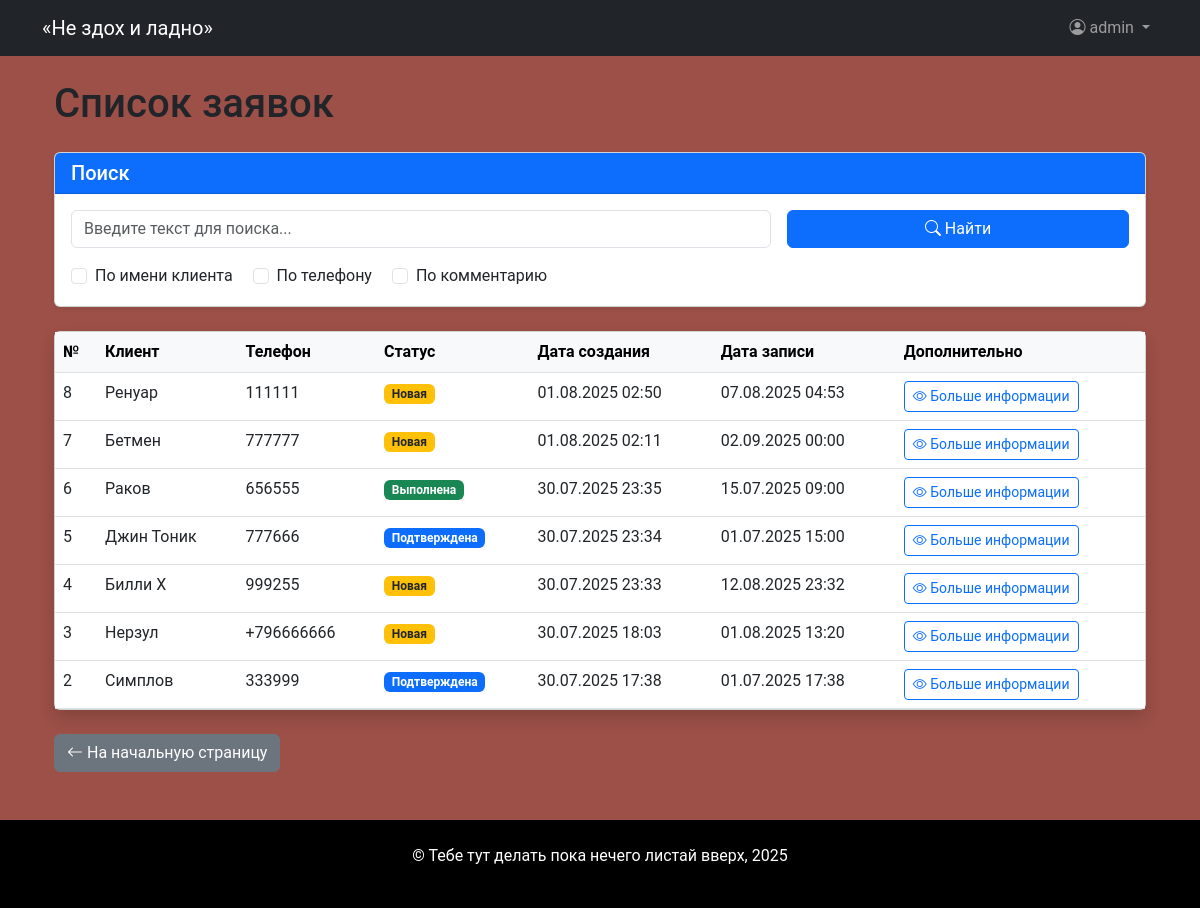
The page /orders/ (signed in) on the database as committed earlier.
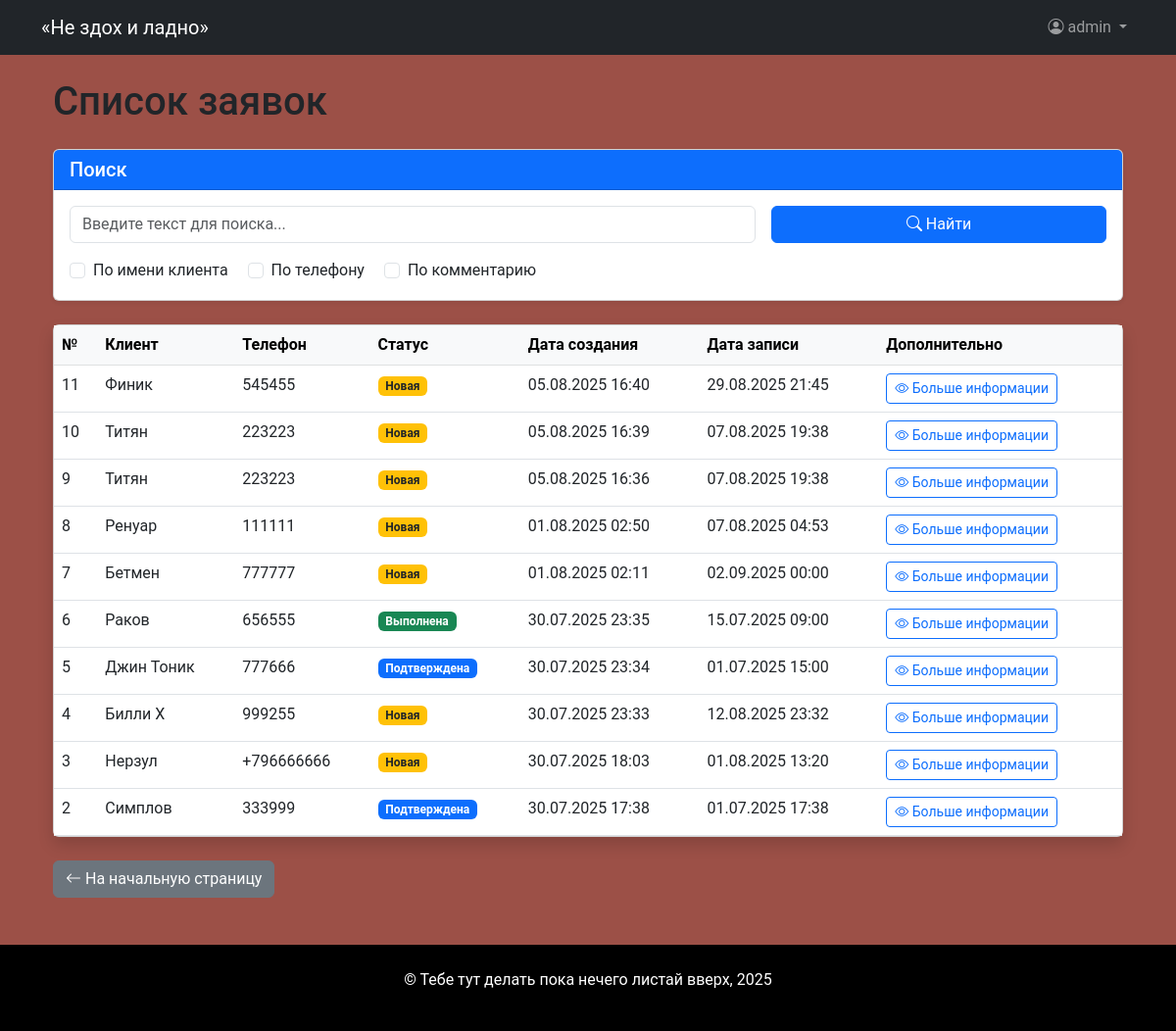
The same page on the database as committed later.
### core/models.py (models this page shows, shortened)
class Order(models.Model):
    STATUS_CHOICES = [
        ('not_approved', 'Не подтверждена'),
        ('new', 'Новая'),
        ('confirmed', 'Подтверждена'),
        ('cancelled', 'Отменена'),
        ('completed', 'Выполнена')
    ]
    client_name = models.CharField(max_length=100, verbose_name="Имя клиента")
    phone = models.CharField(max_length=20, verbose_name="Телефон")
    comment = models.TextField(blank=True, verbose_name="Комментарий")
    status = models.CharField (
        max_length=50,
        choices=STATUS_CHOICES,
        default="not_approved",
        verbose_name="Статус")
    date_created = models.DateTimeField(auto_now_add=True, verbose_name="Дата создания")
    date_updated = models.DateTimeField(null=True, auto_now=True, verbose_name="Дата обновления")
    master = models.ForeignKey(
        "Master",
        on_delete=models.SET_NULL,
        null=True,
        blank=True,
        verbose_name="Мастер")
    services = models.ManyToManyField(
        "Service",
        related_name="orders",
        verbose_name="Услуги"
    )
    appointment_date = models.DateTimeField(verbose_name="Дата и время записи")
    class Meta:
        verbose_name = "Запись"
        verbose_name_plural="Записи"

### core/views.py (the view, shortened to what this page needs)
# urls.py: path('orders/', OrdersListView.as_view(), name='orders_list'),
class OrdersListView(LoginRequiredMixin, ListView):
    model = Order
    template_name = 'orders_list.html'
    context_object_name = 'orders'
    ordering = ['-date_created']
    def get_queryset(self):
        queryset = super().get_queryset()
        query = self.request.GET.get('query', '')
        return queryset
    def get_context_data(self, **kwargs):
        context = super().get_context_data(**kwargs)
        context['query'] = self.request.GET.get('query', '')
        context['search_client_name'] = 'search_client_name' in self.request.GET
        context['search_phone'] = 'search_phone' in self.request.GET
        context['search_comment'] = 'search_comment' in self.request.GET
        return context

### core/context_processors.py (called while the page is built)
def menu_barbershop(request):
    menu_context = [
        {"name": "Главная", "url": reverse("landing")},
        {"name": "О нас", "url": reverse("landing") + "#about"},
        {"name": "Преимущества", "url": reverse("landing") + "#benefits"},
        {"name": "Мастера", "url": reverse("landing") + "#masters"},
        {"name": "Услуги", "url": reverse("landing") + "#services"},
        {"name": "Запись", "url": reverse("landing") + "#booking"},
        {"name": "Спасибо", "url": reverse("thanks")},
    ]
    return menu_context

### templates/orders_list.html (shortened to what this page needs)
{% extends 'base.html' %}
{% block content %}
<div class="container">
    <h1 class="mb-4">Список заявок</h1>
    <div class="card mb-4 shadow-sm">
        <div class="card-header bg-primary text-white">
            <h5 class="mb-0">Поиск</h5>
        </div>
        <div class="card-body">
            <form method="get" class="row g-3">
                <div class="col-md-8">
                    <input type="text" name="query" class="form-control"
                        placeholder="Введите текст для поиска..."
                        value="{{ request.GET.query }}">
                </div>
                <div class="col-md-4">
                    <button type="submit" class="btn btn-primary w-100">
                        <i class="bi bi-search"></i> Найти
                    </button>
                </div>
                <div class="col-12">
                    <div class="form-check form-check-inline">
                        <input class="form-check-input" type="checkbox"
                            name="search_client_name" id="search_client_name"
                            {% if request.GET.search_client_name %}checked{% endif %}>
                        <label class="form-check-label" for="search_client_name">
                            По имени клиента
                        </label>
                    </div>
                    <div class="form-check form-check-inline">
                        <input class="form-check-input" type="checkbox"
                            name="search_phone" id="search_phone"
                            {% if request.GET.search_phone %}checked{% endif %}>
                        <label class="form-check-label" for="search_phone">
                            По телефону
                        </label>
                    </div>
                    <div class="form-check form-check-inline">
                        <input class="form-check-input" type="checkbox"
                            name="search_comment" id="search_comment"
                            {% if request.GET.search_comment %}checked{% endif %}>
                        <label class="form-check-label" for="search_comment">
                            По комментарию
                        </label>
                    </div>
                </div>
            </form>
        </div>
    </div>
    <div class="card shadow">
        <div class="card-body p-0">
            <div class="table-responsive">
                <table class="table table-hover mb-0">
                    <thead class="table-light">
                        <tr>
                            <th>№</th>
                            <th>Клиент</th>
                            <th>Телефон</th>
                            <th>Статус</th>
                            <th>Дата создания</th>
                            <th>Дата записи</th>
                            <th>Дополнительно</th>
                        </tr>
                    </thead>
                    <tbody>
                        {% for order in orders %}
                        <tr>
                            <td>{{ order.id }}</td>
                            <td>{{ order.client_name }}</td>
                            <td>{{ order.phone }}</td>
                            <td>
                                <span class="badge
                                    {% if order.status == 'completed' %}bg-success
                                    {% elif order.status == 'cancelled' %}bg-danger
                                    {% elif order.status == 'confirmed' %}bg-primary
                                    {% else %}bg-warning text-dark{% endif %}">
                                    {{ order.get_status_display }}
                                </span>
                            </td>
                            <td>{{ order.date_created|date:"d.m.Y H:i" }}</td>
                            <td>{{ order.appointment_date|date:"d.m.Y H:i" }}</td>
                            <td>
                                <a href="{% url 'order_detail' pk=order.id %}"
                                    class="btn btn-sm btn-outline-primary">
                                        <i class="bi bi-eye"></i> Больше информации
                                </a>
                            </td>
                        </tr>
                        {% endfor %}
                    </tbody>
                </table>
            </div>
        </div>
    </div>
    <div class="mt-4">
        <a href="{% url 'landing' %}" class="btn btn-secondary">
            <i class="bi bi-arrow-left"></i> На начальную страницу
        </a>
    </div>
</div>
{% endblock %}

### templates/base.html (shortened to what this page needs)
<!DOCTYPE html>
{% load static %}
<html lang="ru">
<head>
    <link href="https://cdn.jsdelivr.net/npm/bootstrap@5.3.0/dist/css/bootstrap.min.css" rel="stylesheet">
    <link rel="stylesheet" href="https://cdn.jsdelivr.net/npm/bootstrap-icons@1.10.0/font/bootstrap-icons.css">
    <link rel="stylesheet" href="{% static 'css/main.css' %}">
</head>
<body>
    {% block header %}
    <header>
        {% include 'includes/menu.html' %}
    </header>
    {% endblock header %}
    <main class="container my-4">
        {% block content %}
        {% endblock %}
    </main>
    {% block footer %}
        <footer class="bg-black text-white py-4 mt-5">
            <div class="container text-center">
                <p>&copy; Тебе тут делать пока нечего листай вверх, {% now "Y" %}</p>
            </div>
        </footer>
    {% endblock %}
</body>
</html>

### templates/includes/menu.html (shortened to what this page needs)
<nav class="navbar navbar-expand-lg navbar-dark bg-dark">
    <div class="container">
        <a class="navbar-brand" href="{% url 'landing' %}">«Не здох и ладно»</a>
        <div class="collapse navbar-collapse" id="navbarNav">
            <ul class="navbar-nav">
            {% if user.is_authenticated %}
            <li class="nav-item dropdown">
                <a class="nav-link dropdown-toggle" href="#" role="button" data-bs-toggle="dropdown">
                    <i class="bi bi-person-circle"></i> {{ user.username }}
                </a>
                </li>
                {% endif %}
            </ul>
        </div>
    </div>
</nav>

### static/css/main.css (style rules this page uses)
body { background-color: #882c21d3; font-family: "Roboto", sans-serif; }

Rows that differ between the two databases and show on the page:
added Order: id "11", client_name "Финик", phone "545455", status "Новая", date_created "05.08.2025 16:40", appointment_date "29.08.2025 21:45"
added Order: id "10", client_name "Титян", phone "223223", status "Новая", date_created "05.08.2025 16:39", appointment_date "07.08.2025 19:38"
added Order: id "9", client_name "Титян", phone "223223", status "Новая", date_created "05.08.2025 16:36", appointment_date "07.08.2025 19:38"
